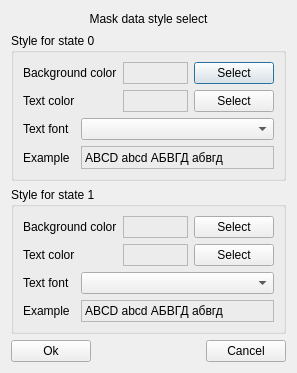
<?xml version="1.0" encoding="UTF-8"?>
<ui version="4.0">
 <class>DlgMaskDataStyle</class>
 <widget class="QDialog" name="DlgMaskDataStyle">
  <property name="geometry">
   <rect>
    <x>0</x>
    <y>0</y>
    <width>272</width>
    <height>373</height>
   </rect>
  </property>
  <property name="windowTitle">
   <string>Dialog</string>
  </property>
  <layout class="QGridLayout" name="gridLayout_3">
   <item row="0" column="0" colspan="3">
    <widget class="QLabel" name="lblTitle">
     <property name="sizePolicy">
      <sizepolicy hsizetype="Preferred" vsizetype="Maximum">
       <horstretch>0</horstretch>
       <verstretch>0</verstretch>
      </sizepolicy>
     </property>
     <property name="minimumSize">
      <size>
       <width>0</width>
       <height>16</height>
      </size>
     </property>
     <property name="text">
      <string>Mask data style select</string>
     </property>
     <property name="alignment">
      <set>Qt::AlignCenter</set>
     </property>
    </widget>
   </item>
   <item row="1" column="0" colspan="3">
    <widget class="QGroupBox" name="groupBox">
     <property name="title">
      <string>Style for state 0</string>
     </property>
     <layout class="QGridLayout" name="gridLayout">
      <item row="3" column="0">
       <widget class="QLabel" name="lblState0TitleExample">
        <property name="text">
         <string>Example</string>
        </property>
       </widget>
      </item>
      <item row="0" column="3">
       <widget class="QPushButton" name="btnState0BackgroundColor">
        <property name="text">
         <string>Select</string>
        </property>
       </widget>
      </item>
      <item row="1" column="3">
       <widget class="QPushButton" name="btnState0TextColor">
        <property name="text">
         <string>Select</string>
        </property>
       </widget>
      </item>
      <item row="1" column="0">
       <widget class="QLabel" name="lblState0TitleTextColor">
        <property name="text">
         <string>Text color</string>
        </property>
       </widget>
      </item>
      <item row="1" column="2">
       <widget class="QLabel" name="lblState0TextColor">
        <property name="frameShape">
         <enum>QFrame::StyledPanel</enum>
        </property>
        <property name="text">
         <string>                 </string>
        </property>
       </widget>
      </item>
      <item row="0" column="2">
       <widget class="QLabel" name="lblState0BackgroundColor">
        <property name="frameShape">
         <enum>QFrame::StyledPanel</enum>
        </property>
        <property name="text">
         <string>                 </string>
        </property>
       </widget>
      </item>
      <item row="2" column="1" colspan="3">
       <widget class="QComboBox" name="cmbState0TextFont"/>
      </item>
      <item row="2" column="0">
       <widget class="QLabel" name="lblState0TitleTextFont">
        <property name="text">
         <string>Text font</string>
        </property>
       </widget>
      </item>
      <item row="0" column="0" colspan="2">
       <widget class="QLabel" name="lblState0TitleBackgroundColor">
        <property name="text">
         <string>Background color</string>
        </property>
       </widget>
      </item>
      <item row="3" column="1" colspan="3">
       <widget class="QLabel" name="lblState0Example">
        <property name="frameShape">
         <enum>QFrame::StyledPanel</enum>
        </property>
        <property name="frameShadow">
         <enum>QFrame::Sunken</enum>
        </property>
        <property name="text">
         <string>ABCD abcd АБВГД абвгд</string>
        </property>
       </widget>
      </item>
     </layout>
    </widget>
   </item>
   <item row="2" column="0" colspan="3">
    <widget class="QGroupBox" name="groupBox_2">
     <property name="title">
      <string>Style for state 1</string>
     </property>
     <layout class="QGridLayout" name="gridLayout_2">
      <item row="3" column="0">
       <widget class="QLabel" name="lblState1TitleExample">
        <property name="text">
         <string>Example</string>
        </property>
       </widget>
      </item>
      <item row="0" column="3">
       <widget class="QPushButton" name="btnState1BackgroundColor">
        <property name="text">
         <string>Select</string>
        </property>
       </widget>
      </item>
      <item row="1" column="3">
       <widget class="QPushButton" name="btnState1TextColor">
        <property name="text">
         <string>Select</string>
        </property>
       </widget>
      </item>
      <item row="1" column="0">
       <widget class="QLabel" name="lblState1TitleTextColor">
        <property name="text">
         <string>Text color</string>
        </property>
       </widget>
      </item>
      <item row="1" column="2">
       <widget class="QLabel" name="lblState1TextColor">
        <property name="frameShape">
         <enum>QFrame::StyledPanel</enum>
        </property>
        <property name="text">
         <string>                 </string>
        </property>
       </widget>
      </item>
      <item row="0" column="2">
       <widget class="QLabel" name="lblState1BackgroundColor">
        <property name="frameShape">
         <enum>QFrame::StyledPanel</enum>
        </property>
        <property name="text">
         <string>                 </string>
        </property>
       </widget>
      </item>
      <item row="2" column="1" colspan="3">
       <widget class="QComboBox" name="cmbState1TextFont"/>
      </item>
      <item row="2" column="0">
       <widget class="QLabel" name="lblState1TitleTextFont">
        <property name="text">
         <string>Text font</string>
        </property>
       </widget>
      </item>
      <item row="0" column="0" colspan="2">
       <widget class="QLabel" name="lblState1TitleBackgroundColor">
        <property name="text">
         <string>Background color</string>
        </property>
       </widget>
      </item>
      <item row="3" column="1" colspan="3">
       <widget class="QLabel" name="lblState1Example">
        <property name="frameShape">
         <enum>QFrame::StyledPanel</enum>
        </property>
        <property name="frameShadow">
         <enum>QFrame::Sunken</enum>
        </property>
        <property name="text">
         <string>ABCD abcd АБВГД абвгд</string>
        </property>
       </widget>
      </item>
     </layout>
    </widget>
   </item>
   <item row="3" column="0">
    <widget class="QPushButton" name="btnOk">
     <property name="text">
      <string>Ok</string>
     </property>
    </widget>
   </item>
   <item row="3" column="1">
    <spacer name="horizontalSpacer">
     <property name="orientation">
      <enum>Qt::Horizontal</enum>
     </property>
     <property name="sizeHint" stdset="0">
      <size>
       <width>85</width>
       <height>20</height>
      </size>
     </property>
    </spacer>
   </item>
   <item row="3" column="2">
    <widget class="QPushButton" name="btnCancel">
     <property name="text">
      <string>Cancel</string>
     </property>
    </widget>
   </item>
  </layout>
 </widget>
 <resources/>
 <connections/>
</ui>
